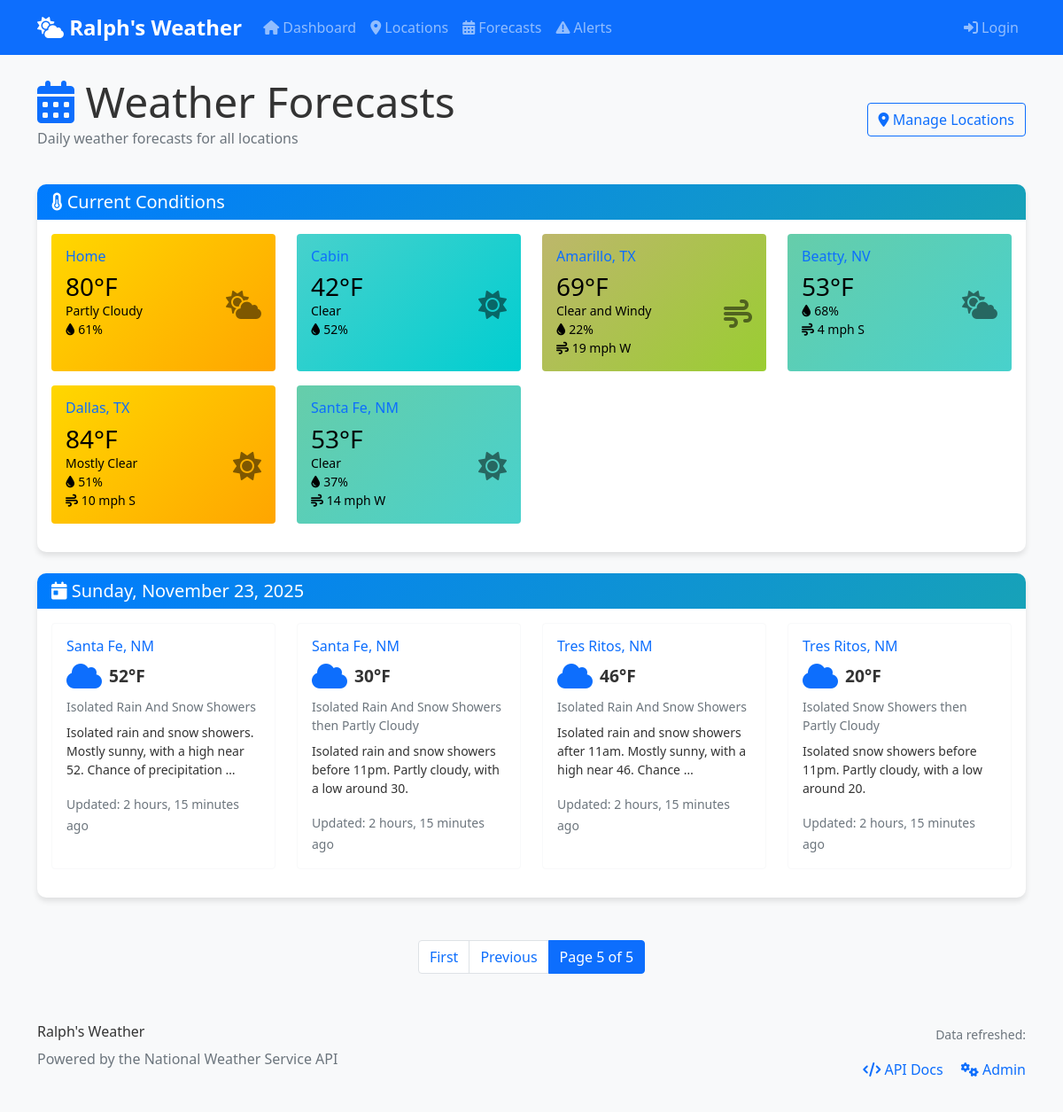
The page /forecasts/?page=5 on the database its author committed.
### weather/models.py (models this page shows, shortened)
class TimeStampedModel(models.Model):
    created_at = models.DateTimeField(auto_now_add=True)
    updated_at = models.DateTimeField(auto_now=True)
    class Meta:
        abstract = True

class Location(TimeStampedModel):
    id = models.UUIDField(primary_key=True, default=uuid.uuid4, editable=False)
    name = models.CharField(max_length=200, help_text="Location name (e.g., 'Austin, TX')")
    custom_name = models.CharField(
        max_length=200,
        blank=True,
        help_text="Custom display name for this location (optional)"
    )
    latitude = models.DecimalField(
        max_digits=9,
        decimal_places=6,
        null=True,
        blank=True,
        validators=[MinValueValidator(-90), MaxValueValidator(90)],
        help_text="Latitude in decimal degrees"
    )
    longitude = models.DecimalField(
        max_digits=9,
        decimal_places=6,
        null=True,
        blank=True,
        validators=[MinValueValidator(-180), MaxValueValidator(180)],
        help_text="Longitude in decimal degrees"
    )
    zip_code = models.CharField(
        max_length=10,
        blank=True,
        help_text="US ZIP code"
    )
    nws_office = models.CharField(max_length=10, blank=True, help_text="NWS forecast office")
    grid_x = models.IntegerField(null=True, blank=True, help_text="NWS grid X coordinate")
    grid_y = models.IntegerField(null=True, blank=True, help_text="NWS grid Y coordinate")
    created_by = models.ForeignKey(
        User,
        on_delete=models.SET_NULL,
        null=True,
        blank=True,
        related_name='locations'
    )
    is_active = models.BooleanField(default=True)
    last_forecast_update = models.DateTimeField(null=True, blank=True)
    display_order = models.IntegerField(default=0, help_text="Order for displaying locations")
    current_temp = models.IntegerField(null=True, blank=True, help_text="Current temperature")
    current_conditions = models.CharField(max_length=200, blank=True, help_text="Current weather conditions")
    current_humidity = models.IntegerField(null=True, blank=True, help_text="Current humidity percentage")
    current_wind_speed = models.IntegerField(null=True, blank=True, help_text="Current wind speed in mph")
    current_wind_direction = models.CharField(max_length=10, blank=True, help_text="Current wind direction")
    last_observation_time = models.DateTimeField(null=True, blank=True, help_text="Last observation timestamp")
    class Meta:
        verbose_name = "Location"
        verbose_name_plural = "Locations"
        ordering = ['display_order', 'name']
        indexes = [
            models.Index(fields=['name']),
            models.Index(fields=['zip_code']),
            models.Index(fields=['created_by']),
            models.Index(fields=['last_forecast_update']),
        ]
    @property
    def display_name(self):
        return self.custom_name if self.custom_name else self.name

class ForecastPeriod(TimeStampedModel):
    class TemperatureUnit(models.TextChoices):
        FAHRENHEIT = 'F', 'Fahrenheit'
        CELSIUS = 'C', 'Celsius'
    class WindDirection(models.TextChoices):
        N = 'N', 'North'
        NE = 'NE', 'Northeast'
        E = 'E', 'East'
        SE = 'SE', 'Southeast'
        S = 'S', 'South'
        SW = 'SW', 'Southwest'
        W = 'W', 'West'
        NW = 'NW', 'Northwest'
    id = models.UUIDField(primary_key=True, default=uuid.uuid4, editable=False)
    location = models.ForeignKey(Location, on_delete=models.CASCADE, related_name='forecasts')
    forecast_date = models.DateField(help_text="Date this forecast is for")
    period_start = models.DateTimeField(help_text="Start of forecast period")
    period_end = models.DateTimeField(help_text="End of forecast period")
    is_daytime = models.BooleanField(default=True, help_text="Whether this is a daytime forecast")
    temperature = models.IntegerField(
        validators=[MinValueValidator(-50), MaxValueValidator(150)],
        help_text="Temperature value"
    )
    temperature_unit = models.CharField(
        max_length=1,
        choices=TemperatureUnit.choices,
        default=TemperatureUnit.FAHRENHEIT
    )
    apparent_temperature = models.IntegerField(
        null=True, blank=True,
        validators=[MinValueValidator(-50), MaxValueValidator(150)],
        help_text="Feels-like temperature"
    )
    short_forecast = models.CharField(max_length=200, help_text="Brief forecast description")
    detailed_forecast = models.TextField(blank=True, help_text="Detailed forecast text")
    wind_speed = models.IntegerField(
        validators=[MinValueValidator(0), MaxValueValidator(200)],
        help_text="Wind speed in mph"
    )
    wind_direction = models.CharField(
        max_length=2,
        choices=WindDirection.choices,
        blank=True
    )
    wind_gust = models.IntegerField(
        null=True, blank=True,
        validators=[MinValueValidator(0), MaxValueValidator(200)],
        help_text="Wind gust speed in mph"
    )
    precipitation_probability = models.IntegerField(
        null=True, blank=True,
        validators=[MinValueValidator(0), MaxValueValidator(100)],
        help_text="Chance of precipitation as percentage"
    )
    nws_data_url = models.URLField(blank=True, help_text="Source NWS API URL")
    raw_data = models.JSONField(null=True, blank=True, help_text="Raw API response data")
    class Meta:
        verbose_name = "Forecast Period"
        verbose_name_plural = "Forecast Periods"
        ordering = ['location', 'period_start']
        unique_together = ['location', 'period_start', 'period_end']
        indexes = [
            models.Index(fields=['location', 'forecast_date']),
            models.Index(fields=['period_start']),
            models.Index(fields=['created_at']),
        ]

class DailyForecast(ForecastPeriod):
    high_temperature = models.IntegerField(
        null=True, blank=True,
        validators=[MinValueValidator(-50), MaxValueValidator(150)],
        help_text="High temperature for the day"
    )
    low_temperature = models.IntegerField(
        null=True, blank=True,
        validators=[MinValueValidator(-50), MaxValueValidator(150)],
        help_text="Low temperature for the day"
    )
    class Meta:
        verbose_name = "Daily Forecast"
        verbose_name_plural = "Daily Forecasts"
        ordering = ['location', 'forecast_date']

### weather/views.py (the view)
# urls.py: path('forecasts/', views.ForecastListView.as_view(), name='forecast-list'),
class ForecastListView(ListView):
    model = DailyForecast
    template_name = 'weather/forecast_list.html'
    context_object_name = 'forecasts'
    paginate_by = 20
    def get_queryset(self):
        return DailyForecast.objects.select_related('location').filter(
            location__is_active=True,
            forecast_date__gte=timezone.now().date()
        ).order_by('forecast_date', 'location__name')
    def get_context_data(self, **kwargs):
        context = super().get_context_data(**kwargs)
        context['page_title'] = 'Weather Forecasts'
        locations = Location.objects.filter(is_active=True).exclude(current_temp__isnull=True)
        context['locations_with_current'] = locations
        return context

### templates/weather/forecast_list.html (shortened to what this page needs)
{% extends "weather/base.html" %}
{% block content %}
<div class="d-flex justify-content-between align-items-center mb-4">
    <div>
        <h1 class="display-5 mb-0">
            <i class="fas fa-calendar-alt text-primary"></i> Weather Forecasts
        </h1>
        <p class="text-muted">Daily weather forecasts for all locations</p>
    </div>
    <div>
        <a href="{% url 'weather:location-list' %}" class="btn btn-outline-primary">
            <i class="fas fa-map-marker-alt"></i> Manage Locations
        </a>
    </div>
</div>
{% if locations_with_current %}
<div class="row mb-4">
    <div class="col-12">
        <div class="card weather-card">
            <div class="card-header">
                <h5 class="mb-0">
                    <i class="fas fa-thermometer-half"></i> Current Conditions
                </h5>
            </div>
            <div class="card-body">
                <div class="row">
                    {% for location in locations_with_current %}
                    <div class="col-lg-3 col-md-4 col-sm-6 mb-3">
                        <div class="card border-0 temp-bg-{{ location.current_temp }} h-100">
                            <div class="card-body p-3">
                                <h6 class="card-title mb-2">
                                    <a href="{% url 'weather:location-detail' location.id %}" class="text-decoration-none">
                                        {{ location.display_name }}
                                    </a>
                                </h6>
                                <div class="d-flex align-items-center justify-content-between">
                                    <div>
                                        <h3 class="mb-0">{{ location.current_temp }}°F</h3>
                                        <p class="mb-0 small">{{ location.current_conditions }}</p>
                                        {% if location.current_humidity %}
                                        <p class="mb-0 small"><i class="fas fa-tint"></i> {{ location.current_humidity }}%</p>
                                        {% endif %}
                                        {% if location.current_wind_speed %}
                                        <p class="mb-0 small"><i class="fas fa-wind"></i> {{ location.current_wind_speed }} mph {{ location.current_wind_direction }}</p>
                                        {% endif %}
                                    </div>
                                    <div>
                                        <i class="fas fa-{% if 'storm' in location.current_conditions|lower or 'thunder' in location.current_conditions|lower or 't-storm' in location.current_conditions|lower %}bolt{% elif 'ice' in location.current_conditions|lower or 'icy' in location.current_conditions|lower or 'freezing' in location.current_conditions|lower or 'sleet' in location.current_conditions|lower %}icicles{% elif 'snow' in location.current_conditions|lower or 'flurries' in location.current_conditions|lower or 'blizzard' in location.current_conditions|lower %}snowflake{% elif 'fog' in location.current_conditions|lower or 'mist' in location.current_conditions|lower or 'haze' in location.current_conditions|lower %}smog{% elif 'rain' in location.current_conditions|lower or 'shower' in location.current_conditions|lower or 'drizzle' in location.current_conditions|lower %}cloud-rain{% elif 'wind' in location.current_conditions|lower and 'cloudy' not in location.current_conditions|lower %}wind{% elif 'partly' in location.current_conditions|lower %}cloud-sun{% elif 'sunny' in location.current_conditions|lower or 'clear' in location.current_conditions|lower or 'fair' in location.current_conditions|lower %}sun{% elif 'cloud' in location.current_conditions|lower or 'overcast' in location.current_conditions|lower %}cloud{% else %}cloud-sun{% endif %} fa-2x" style="opacity: 0.5;"></i>
                                    </div>
                                </div>
                            </div>
                        </div>
                    </div>
                    {% endfor %}
                </div>
            </div>
        </div>
    </div>
</div>
{% endif %}
{% if forecasts %}
<div class="row">
    {% regroup forecasts by forecast_date as forecast_groups %}
    {% for date_group in forecast_groups %}
    <div class="col-12 mb-4">
        <div class="card weather-card">
            <div class="card-header">
                <h5 class="mb-0">
                    <i class="fas fa-calendar-day"></i> {{ date_group.grouper|date:"l, F j, Y" }}
                </h5>
            </div>
            <div class="card-body">
                <div class="row">
                    {% for forecast in date_group.list %}
                    <div class="col-lg-3 col-md-4 col-sm-6 mb-3">
                        <div class="card border-light h-100">
                            <div class="card-body">
                                <h6 class="card-title">
                                    <a href="{% url 'weather:location-detail' forecast.location.id %}"
                                       class="text-decoration-none">
                                        {{ forecast.location.name }}
                                    </a>
                                </h6>
                                <div class="d-flex align-items-center mb-2">
                                    {% if forecast.icon_url %}
                                    <img src="{{ forecast.icon_url }}" alt="{{ forecast.short_forecast }}"
                                         style="width: 40px;" class="me-2">
                                    {% else %}
                                    <i class="fas fa-cloud text-primary me-2" style="font-size: 2rem;"></i>
                                    {% endif %}
                                    <div>
                                        <div class="temperature-small">
                                            {% if forecast.high_temperature and forecast.low_temperature %}
                                                {{ forecast.high_temperature }}° / {{ forecast.low_temperature }}°
                                            {% elif forecast.temperature %}
                                                {{ forecast.temperature }}°{{ forecast.temperature_unit }}
                                            {% endif %}
                                        </div>
                                    </div>
                                </div>
                                <p class="small text-muted mb-2">{{ forecast.short_forecast }}</p>
                                {% if forecast.detailed_forecast %}
                                <p class="small">{{ forecast.detailed_forecast|truncatewords:15 }}</p>
                                {% endif %}
                                <div class="mt-auto">
                                    <small class="text-muted">
                                        Updated: {{ forecast.created_at|timesince }} ago
                                    </small>
                                </div>
                            </div>
                        </div>
                    </div>
                    {% endfor %}
                </div>
            </div>
        </div>
    </div>
    {% endfor %}
</div>
{% if is_paginated %}
<nav aria-label="Forecasts pagination" class="mt-4">
    <ul class="pagination justify-content-center">
        {% if page_obj.has_previous %}
            <li class="page-item">
                <a class="page-link" href="?page=1">First</a>
            </li>
            <li class="page-item">
                <a class="page-link" href="?page={{ page_obj.previous_page_number }}">Previous</a>
            </li>
        {% endif %}
        <li class="page-item active">
            <span class="page-link">
                Page {{ page_obj.number }} of {{ page_obj.paginator.num_pages }}
            </span>
        </li>
    </ul>
</nav>
{% endif %}
{% endif %}
{% endblock %}

### rows shown on the page
Location: display_name "Home", current_temp "80", current_conditions "Partly Cloudy", current_humidity "61"
Location: display_name "Cabin", current_temp "42", current_conditions "Clear", current_humidity "52"
Location: display_name "Amarillo, TX", current_temp "69", current_conditions "Clear and Windy", current_humidity "22", current_wind_speed "19", current_wind_direction "W"
Location: display_name "Beatty, NV", current_temp "53", current_humidity "68", current_wind_speed "4", current_wind_direction "S"
Location: display_name "Dallas, TX", current_temp "84", current_conditions "Mostly Clear", current_humidity "51", current_wind_speed "10", current_wind_direction "S"
Location: display_name "Santa Fe, NM", current_temp "53", current_conditions "Clear", current_humidity "37", current_wind_speed "14", current_wind_direction "W"
ForecastPeriod: grouper "Sunday, November 23, 2025"
DailyForecast: location.name "Santa Fe, NM", temperature "52", temperature_unit "F", short_forecast "Isolated Rain And Snow Showers", detailed_forecast "Isolated rain and snow showers. Mostly sunny, with a high near 52. Chance of precipitation …", created_at "2 hours, 15 minutes"
DailyForecast: location.name "Santa Fe, NM", temperature "30", temperature_unit "F", short_forecast "Isolated Rain And Snow Showers then Partly Cloudy", detailed_forecast "Isolated rain and snow showers before 11pm. Partly cloudy, with a low around 30.", created_at "2 hours, 15 minutes"
DailyForecast: location.name "Tres Ritos, NM", temperature "46", temperature_unit "F", short_forecast "Isolated Rain And Snow Showers", detailed_forecast "Isolated rain and snow showers after 11am. Mostly sunny, with a high near 46. Chance …", created_at "2 hours, 15 minutes"
DailyForecast: location.name "Tres Ritos, NM", temperature "20", temperature_unit "F", short_forecast "Isolated Snow Showers then Partly Cloudy", detailed_forecast "Isolated snow showers before 11pm. Partly cloudy, with a low around 20.", created_at "2 hours, 15 minutes"

### other values the page prints
{{ page_obj.number }} "5"
{{ page_obj.paginator.num_pages }} "5"
